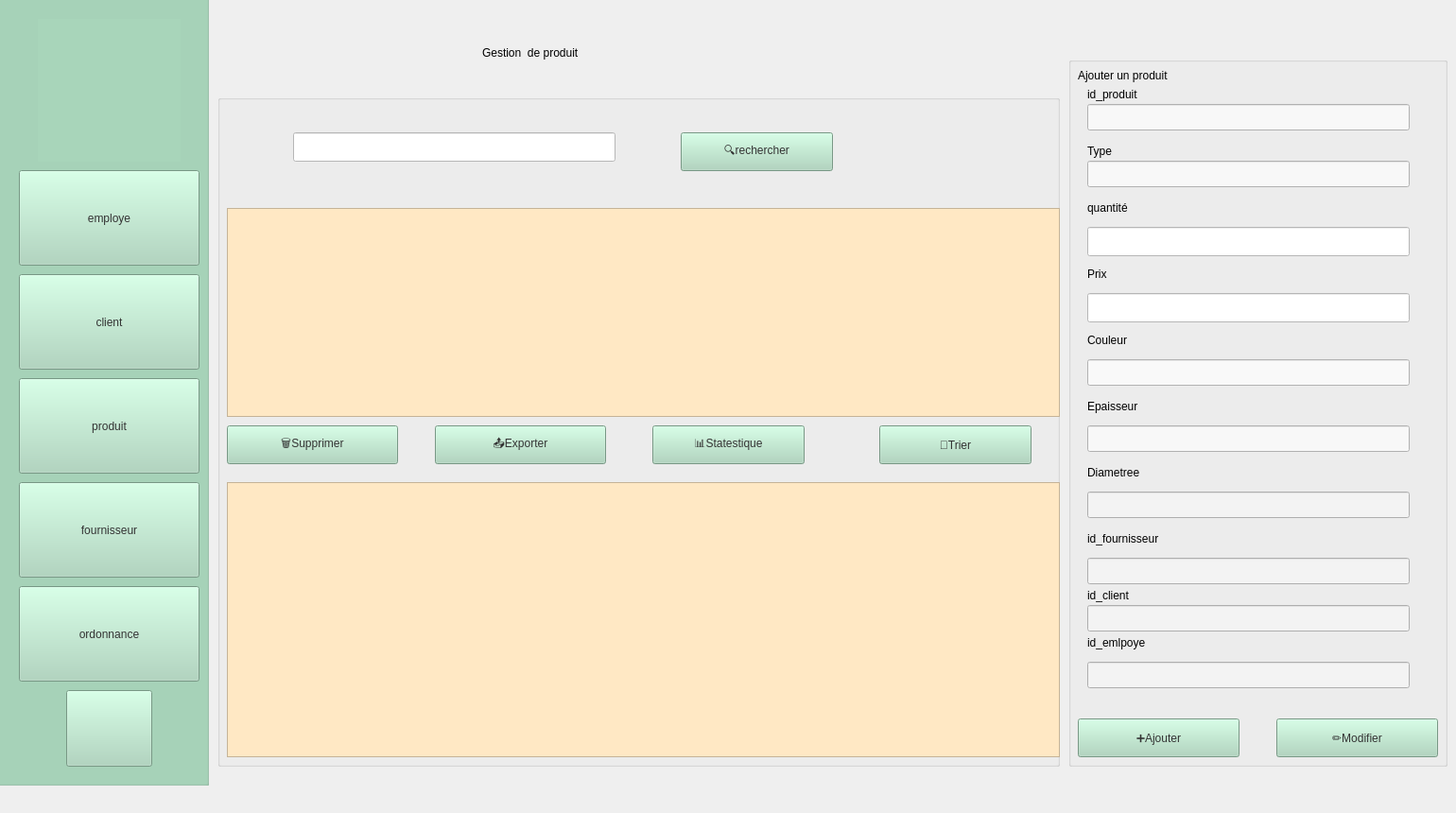
    <widget class="QWidget" name="produit">
     <widget class="QLabel" name="label_34">
      <property name="geometry">
       <rect>
        <x>20</x>
        <y>10</y>
        <width>141</width>
        <height>121</height>
       </rect>
      </property>
      <property name="text">
       <string/>
      </property>
      <property name="pixmap">
       <pixmap>:/logo.png</pixmap>
      </property>
     </widget>
     <widget class="QLabel" name="label_35">
      <property name="geometry">
       <rect>
        <x>510</x>
        <y>30</y>
        <width>421</width>
        <height>51</height>
       </rect>
      </property>
      <property name="styleSheet">
       <string notr="true">font: 28pt &quot;Segoe UI&quot;;
color: rgb(0, 0, 0);</string>
      </property>
      <property name="text">
       <string>Gestion  de produit </string>
      </property>
     </widget>
     <widget class="QGroupBox" name="menu_3">
      <property name="geometry">
       <rect>
        <x>-10</x>
        <y>-20</y>
        <width>231</width>
        <height>851</height>
       </rect>
      </property>
      <property name="styleSheet">
       <string notr="true">background-color: rgb(168, 213, 186);</string>
      </property>
      <property name="title">
       <string/>
      </property>
      <widget class="QPushButton" name="bem_4">
       <property name="geometry">
        <rect>
         <x>30</x>
         <y>200</y>
         <width>191</width>
         <height>101</height>
        </rect>
       </property>
       <property name="styleSheet">
        <string notr="true">background-color: rgb(168, 213, 186);
border-color: rgb(0, 0, 0);
color: rgb(51, 51, 51);
font: 18pt &quot;Segoe UI&quot;;</string>
       </property>
       <property name="text">
        <string>employe</string>
       </property>
      </widget>
      <widget class="QPushButton" name="bc_4">
       <property name="geometry">
        <rect>
         <x>30</x>
         <y>310</y>
         <width>191</width>
         <height>101</height>
        </rect>
       </property>
       <property name="styleSheet">
        <string notr="true">background-color: rgb(168, 213, 186);
color: rgb(51, 51, 51);
font: 18pt &quot;Segoe UI&quot;;
</string>
       </property>
       <property name="text">
        <string>client</string>
       </property>
      </widget>
      <widget class="QPushButton" name="bo_4">
       <property name="geometry">
        <rect>
         <x>30</x>
         <y>640</y>
         <width>191</width>
         <height>101</height>
        </rect>
       </property>
       <property name="styleSheet">
        <string notr="true">background-color: rgb(168, 213, 186);
color: rgb(51, 51, 51);
font: 18pt &quot;Segoe UI&quot;;</string>
       </property>
       <property name="text">
        <string>ordonnance</string>
       </property>
      </widget>
      <widget class="QLabel" name="label_38">
       <property name="geometry">
        <rect>
         <x>50</x>
         <y>40</y>
         <width>151</width>
         <height>151</height>
        </rect>
       </property>
       <property name="styleSheet">
        <string notr="true">background-image: url(:/logo1.png);</string>
       </property>
       <property name="text">
        <string/>
       </property>
      </widget>
      <widget class="QPushButton" name="bp_4">
       <property name="geometry">
        <rect>
         <x>30</x>
         <y>420</y>
         <width>191</width>
         <height>101</height>
        </rect>
       </property>
       <property name="styleSheet">
        <string notr="true">background-color: rgb(168, 213, 186);
color: rgb(51, 51, 51);
font: 18pt &quot;Segoe UI&quot;;
</string>
       </property>
       <property name="text">
        <string>produit</string>
       </property>
      </widget>
      <widget class="QPushButton" name="bf_4">
       <property name="geometry">
        <rect>
         <x>30</x>
         <y>530</y>
         <width>191</width>
         <height>101</height>
        </rect>
       </property>
       <property name="styleSheet">
        <string notr="true">background-color: rgb(168, 213, 186);
color: rgb(51, 51, 51);
font: 18pt &quot;Segoe UI&quot;;
</string>
       </property>
       <property name="text">
        <string>fournisseur</string>
       </property>
      </widget>
      <widget class="QPushButton" name="bquitter_4">
       <property name="geometry">
        <rect>
         <x>80</x>
         <y>750</y>
         <width>91</width>
         <height>81</height>
        </rect>
       </property>
       <property name="styleSheet">
        <string notr="true">background-color: rgb(168, 213, 186);
background-image: url(:/pngegg (1) (1) (1).png);
color: rgb(51, 51, 51);</string>
       </property>
       <property name="text">
        <string/>
       </property>
      </widget>
     </widget>
     <widget class="QGroupBox" name="groupBox_4">
      <property name="geometry">
       <rect>
        <x>230</x>
        <y>100</y>
        <width>891</width>
        <height>711</height>
       </rect>
      </property>
      <property name="styleSheet">
       <string notr="true">gridline-color: rgb(0, 0, 0);</string>
      </property>
      <property name="title">
       <string/>
      </property>
      <widget class="QPushButton" name="supprimerButton">
       <property name="geometry">
        <rect>
         <x>10</x>
         <y>350</y>
         <width>181</width>
         <height>41</height>
        </rect>
       </property>
       <property name="styleSheet">
        <string notr="true">background-color: rgb(168, 213, 186);
font: 14pt &quot;Segoe UI&quot;;
color: rgb(51, 51, 51);</string>
       </property>
       <property name="text">
        <string>🗑️Supprimer</string>
       </property>
      </widget>
      <widget class="QPushButton" name="exportPdfButton">
       <property name="geometry">
        <rect>
         <x>230</x>
         <y>350</y>
         <width>181</width>
         <height>41</height>
        </rect>
       </property>
       <property name="styleSheet">
        <string notr="true">background-color: rgb(168, 213, 186);
font: 14pt &quot;Segoe UI&quot;;
color: rgb(51, 51, 51);
</string>
       </property>
       <property name="text">
        <string>📤Exporter</string>
       </property>
      </widget>
      <widget class="QPushButton" name="statsButton">
       <property name="geometry">
        <rect>
         <x>460</x>
         <y>350</y>
         <width>161</width>
         <height>41</height>
        </rect>
       </property>
       <property name="styleSheet">
        <string notr="true">background-color: rgb(168, 213, 186);
font: 14pt &quot;Segoe UI&quot;;
color: rgb(51, 51, 51);</string>
       </property>
       <property name="text">
        <string>📊Statestique</string>
       </property>
      </widget>
      <widget class="QPushButton" name="searchButton">
       <property name="geometry">
        <rect>
         <x>490</x>
         <y>40</y>
         <width>161</width>
         <height>41</height>
        </rect>
       </property>
       <property name="styleSheet">
        <string notr="true">background-color: rgb(168, 213, 186);
font: 14pt &quot;Segoe UI&quot;;
color: rgb(51, 51, 51);</string>
       </property>
       <property name="text">
        <string>🔍rechercher</string>
       </property>
      </widget>
      <widget class="QLineEdit" name="searchIdEdit">
       <property name="geometry">
        <rect>
         <x>80</x>
         <y>40</y>
         <width>341</width>
         <height>31</height>
        </rect>
       </property>
       <property name="styleSheet">
        <string notr="true">background-color: rgb(255, 255, 255);
color: rgb(0, 0, 0);</string>
       </property>
      </widget>
      <widget class="QPushButton" name="trierButton">
       <property name="geometry">
        <rect>
         <x>700</x>
         <y>350</y>
         <width>161</width>
         <height>41</height>
        </rect>
       </property>
       <property name="styleSheet">
        <string notr="true">background-color: rgb(168, 213, 186);
font: 14pt &quot;Segoe UI&quot;;
color: rgb(51, 51, 51);</string>
       </property>
       <property name="text">
        <string>🔽Trier</string>
       </property>
      </widget>
      <widget class="QTableView" name="tableWidget_p_2">
       <property name="geometry">
        <rect>
         <x>10</x>
         <y>120</y>
         <width>881</width>
         <height>221</height>
        </rect>
       </property>
       <property name="styleSheet">
        <string notr="true">color: rgb(4, 4, 4);
background-color: rgb(255, 232, 196);</string>
       </property>
      </widget>
      <widget class="QTableWidget" name="statcanvas">
       <property name="geometry">
        <rect>
         <x>10</x>
         <y>410</y>
         <width>881</width>
         <height>291</height>
        </rect>
       </property>
       <property name="styleSheet">
        <string notr="true">background-color: rgb(255, 232, 196);
gridline-color: rgb(255, 232, 196);
color: rgb(17, 17, 17);</string>
       </property>
       <property name="showGrid">
        <bool>false</bool>
       </property>
       <attribute name="horizontalHeaderVisible">
        <bool>false</bool>
       </attribute>
       <attribute name="horizontalHeaderHighlightSections">
        <bool>false</bool>
       </attribute>
       <attribute name="verticalHeaderVisible">
        <bool>false</bool>
       </attribute>
       <attribute name="verticalHeaderHighlightSections">
        <bool>false</bool>
       </attribute>
      </widget>
      <zorder>tableWidget_p_2</zorder>
      <zorder>supprimerButton</zorder>
      <zorder>exportPdfButton</zorder>
      <zorder>statsButton</zorder>
      <zorder>searchButton</zorder>
      <zorder>searchIdEdit</zorder>
      <zorder>trierButton</zorder>
      <zorder>statcanvas</zorder>
     </widget>
     <widget class="QGroupBox" name="groupBox_p">
      <property name="geometry">
       <rect>
        <x>1130</x>
        <y>60</y>
        <width>401</width>
        <height>751</height>
       </rect>
      </property>
      <property name="styleSheet">
       <string notr="true">color: rgb(0, 0, 0);</string>
      </property>
      <property name="title">
       <string/>
      </property>
      <widget class="QLabel" name="label_27">
       <property name="geometry">
        <rect>
         <x>10</x>
         <y>10</y>
         <width>161</width>
         <height>20</height>
        </rect>
       </property>
       <property name="text">
        <string>Ajouter un produit </string>
       </property>
      </widget>
      <widget class="QLabel" name="label_28">
       <property name="geometry">
        <rect>
         <x>20</x>
         <y>90</y>
         <width>63</width>
         <height>20</height>
        </rect>
       </property>
       <property name="text">
        <string>Type</string>
       </property>
      </widget>
      <widget class="QLabel" name="label_29">
       <property name="geometry">
        <rect>
         <x>20</x>
         <y>150</y>
         <width>63</width>
         <height>20</height>
        </rect>
       </property>
       <property name="text">
        <string>quantité</string>
       </property>
      </widget>
      <widget class="QLabel" name="label_30">
       <property name="geometry">
        <rect>
         <x>20</x>
         <y>220</y>
         <width>63</width>
         <height>20</height>
        </rect>
       </property>
       <property name="text">
        <string>Prix</string>
       </property>
      </widget>
      <widget class="QLabel" name="label_31">
       <property name="geometry">
        <rect>
         <x>20</x>
         <y>290</y>
         <width>63</width>
         <height>20</height>
        </rect>
       </property>
       <property name="text">
        <string>Couleur</string>
       </property>
      </widget>
      <widget class="QLabel" name="label_32">
       <property name="geometry">
        <rect>
         <x>20</x>
         <y>360</y>
         <width>63</width>
         <height>20</height>
        </rect>
       </property>
       <property name="text">
        <string>Epaisseur</string>
       </property>
      </widget>
      <widget class="QLabel" name="label_33">
       <property name="geometry">
        <rect>
         <x>20</x>
         <y>430</y>
         <width>63</width>
         <height>20</height>
        </rect>
       </property>
       <property name="text">
        <string>Diametree</string>
       </property>
      </widget>
      <widget class="QPushButton" name="ajouterButton">
       <property name="geometry">
        <rect>
         <x>10</x>
         <y>700</y>
         <width>171</width>
         <height>41</height>
        </rect>
       </property>
       <property name="styleSheet">
        <string notr="true">background-color: rgb(168, 213, 186);
font: 14pt &quot;Segoe UI&quot;;
color: rgb(51, 51, 51);</string>
       </property>
       <property name="text">
        <string>➕Ajouter</string>
       </property>
      </widget>
      <widget class="QLineEdit" name="quantiteEdit">
       <property name="geometry">
        <rect>
         <x>20</x>
         <y>180</y>
         <width>341</width>
         <height>31</height>
        </rect>
       </property>
       <property name="styleSheet">
        <string notr="true">background-color: rgb(255, 255, 255);</string>
       </property>
      </widget>
      <widget class="QLineEdit" name="prixEdit">
       <property name="geometry">
        <rect>
         <x>20</x>
         <y>250</y>
         <width>341</width>
         <height>31</height>
        </rect>
       </property>
       <property name="styleSheet">
        <string notr="true">background-color: rgb(255, 255, 255);</string>
       </property>
      </widget>
      <widget class="QPushButton" name="modifierButton">
       <property name="geometry">
        <rect>
         <x>220</x>
         <y>700</y>
         <width>171</width>
         <height>41</height>
        </rect>
       </property>
       <property name="styleSheet">
        <string notr="true">background-color: rgb(168, 213, 186);
font: 14pt &quot;Segoe UI&quot;;
color: rgb(51, 51, 51);</string>
       </property>
       <property name="text">
        <string>✏️Modifier</string>
       </property>
      </widget>
      <widget class="QLineEdit" name="typeEdit">
       <property name="geometry">
        <rect>
         <x>20</x>
         <y>110</y>
         <width>341</width>
         <height>28</height>
        </rect>
       </property>
       <property name="styleSheet">
        <string notr="true">background-color: rgb(248, 248, 248);</string>
       </property>
      </widget>
      <widget class="QLineEdit" name="couleurEdit">
       <property name="geometry">
        <rect>
         <x>20</x>
         <y>320</y>
         <width>341</width>
         <height>28</height>
        </rect>
       </property>
       <property name="styleSheet">
        <string notr="true">background-color: rgb(249, 249, 249);</string>
       </property>
      </widget>
      <widget class="QLineEdit" name="epaisseurEdit">
       <property name="geometry">
        <rect>
         <x>20</x>
         <y>390</y>
         <width>341</width>
         <height>28</height>
        </rect>
       </property>
       <property name="styleSheet">
        <string notr="true">background-color: rgb(248, 248, 248);</string>
       </property>
      </widget>
      <widget class="QLineEdit" name="diametreEdit">
       <property name="geometry">
        <rect>
         <x>20</x>
         <y>460</y>
         <width>341</width>
         <height>28</height>
        </rect>
       </property>
       <property name="styleSheet">
        <string notr="true">background-color: rgb(243, 243, 243);</string>
       </property>
      </widget>
      <widget class="QLineEdit" name="idEdit">
       <property name="geometry">
        <rect>
         <x>20</x>
         <y>50</y>
         <width>341</width>
         <height>28</height>
        </rect>
       </property>
       <property name="styleSheet">
        <string notr="true">background-color: rgb(248, 248, 248);</string>
       </property>
      </widget>
      <widget class="QLineEdit" name="idCEdit">
       <property name="geometry">
        <rect>
         <x>20</x>
         <y>580</y>
         <width>341</width>
         <height>28</height>
        </rect>
       </property>
       <property name="styleSheet">
        <string notr="true">background-color: rgb(243, 243, 243);</string>
       </property>
      </widget>
      <widget class="QLineEdit" name="idEEdit">
       <property name="geometry">
        <rect>
         <x>20</x>
         <y>640</y>
         <width>341</width>
         <height>28</height>
        </rect>
       </property>
       <property name="styleSheet">
        <string notr="true">background-color: rgb(243, 243, 243);</string>
       </property>
      </widget>
      <widget class="QLineEdit" name="idFEdit">
       <property name="geometry">
        <rect>
         <x>20</x>
         <y>530</y>
         <width>341</width>
         <height>28</height>
        </rect>
       </property>
       <property name="styleSheet">
        <string notr="true">background-color: rgb(243, 243, 243);</string>
       </property>
      </widget>
      <widget class="QLabel" name="label_51">
       <property name="geometry">
        <rect>
         <x>20</x>
         <y>500</y>
         <width>111</width>
         <height>20</height>
        </rect>
       </property>
       <property name="text">
        <string>id_fournisseur</string>
       </property>
      </widget>
      <widget class="QLabel" name="label_52">
       <property name="geometry">
        <rect>
         <x>20</x>
         <y>560</y>
         <width>63</width>
         <height>20</height>
        </rect>
       </property>
       <property name="text">
        <string>id_client</string>
       </property>
      </widget>
      <widget class="QLabel" name="label_53">
       <property name="geometry">
        <rect>
         <x>20</x>
         <y>30</y>
         <width>81</width>
         <height>20</height>
        </rect>
       </property>
       <property name="text">
        <string>id_produit</string>
       </property>
      </widget>
      <widget class="QLabel" name="label_54">
       <property name="geometry">
        <rect>
         <x>20</x>
         <y>610</y>
         <width>91</width>
         <height>20</height>
        </rect>
       </property>
       <property name="text">
        <string>id_emlpoye</string>
       </property>
      </widget>
     </widget>
    </widget>
